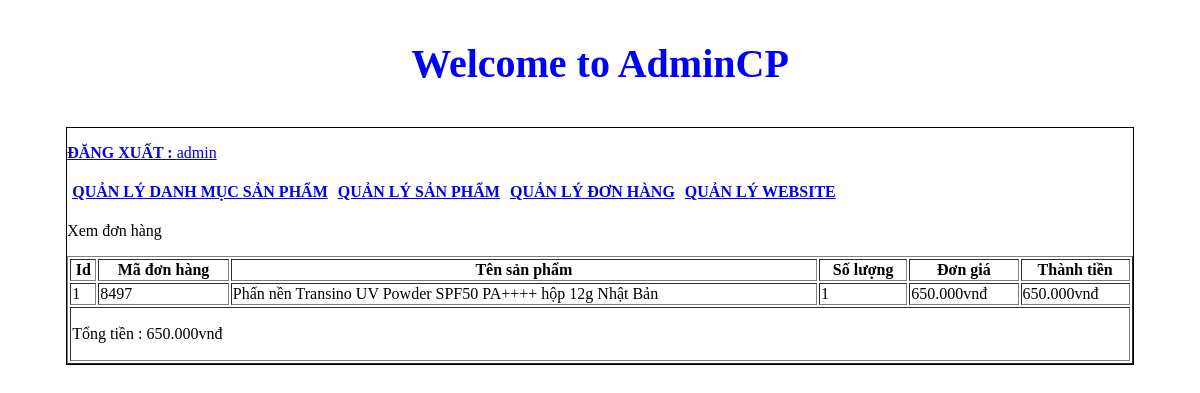
The app's page /admincp/index.php?action=donhang&query=xemdonhang&code=8497 (signed in) with its own data.
### tables this page shows
CREATE TABLE `tbl_cart_details` (
  `id_cart_details` int(11) NOT NULL,
  `code_cart` varchar(10) NOT NULL,
  `id_sanpham` int(11) NOT NULL,
  `soluongmua` int(11) NOT NULL
);

CREATE TABLE `tbl_sanpham` (
  `id_sanpham` int(11) NOT NULL,
  `tensanpham` varchar(250) NOT NULL,
  `masp` varchar(100) NOT NULL,
  `giasp` varchar(50) NOT NULL,
  `soluong` int(11) NOT NULL,
  `hinhanh` varchar(50) NOT NULL,
  `tomtat` text NOT NULL,
  `noidung` text NOT NULL,
  `tinhtrang` int(11) NOT NULL,
  `id_danhmuc` int(11) NOT NULL
);

### admincp/modules/quanlydonhang/xemdonhang.php (the view)
<p>Xem đơn hàng</p>
<?php
	$code = $_GET['code'];
	$sql_lietke_dh = "SELECT * FROM tbl_cart_details,tbl_sanpham WHERE tbl_cart_details.id_sanpham=tbl_sanpham.id_sanpham AND tbl_cart_details.code_cart='".$code."' ORDER BY tbl_cart_details.id_cart_details DESC";
	$query_lietke_dh = mysqli_query($mysqli,$sql_lietke_dh);
?>
<table style="width:100%" border="1" style="border-collapse: collapse;">
  <tr>
  	<th>Id</th>
    <th>Mã đơn hàng</th>
    <th>Tên sản phẩm</th>
    <th>Số lượng</th>
    <th>Đơn giá</th>
    <th>Thành tiền</th>
  </tr>
  <?php
  $i = 0;
  $tongtien = 0;
  while($row = mysqli_fetch_array($query_lietke_dh)){
  	$i++;
  	$thanhtien = $row['giasp']*$row['soluongmua'];
  	$tongtien += $thanhtien ;
  ?>
  <tr>
  	<td><?php echo $i ?></td>
    <td><?php echo $row['code_cart'] ?></td>
    <td><?php echo $row['tensanpham'] ?></td>
    <td><?php echo $row['soluongmua'] ?></td>
    <td><?php echo number_format($row['giasp'],0,',','.').'vnđ' ?></td>
    <td><?php echo number_format($thanhtien,0,',','.').'vnđ' ?></td>
  </tr>
  <?php
  }
  ?>
  <tr>
  	<td colspan="6">
   		<p>Tổng tiền : <?php echo number_format($tongtien,0,',','.').'vnđ' ?></p>
   	</td>
  </tr>
</table>

### records on screen
tbl_cart_details: code_cart "8497", id_sanpham.tensanpham "Phấn nền Transino UV Powder SPF50 PA++++ hộp 12g Nhật Bản", soluongmua "1", id_sanpham.giasp "650.000", thanhtien "650.000"

### other values on screen
$_SESSION['dangnhap'] "admin"
$tongtien "650.000"
